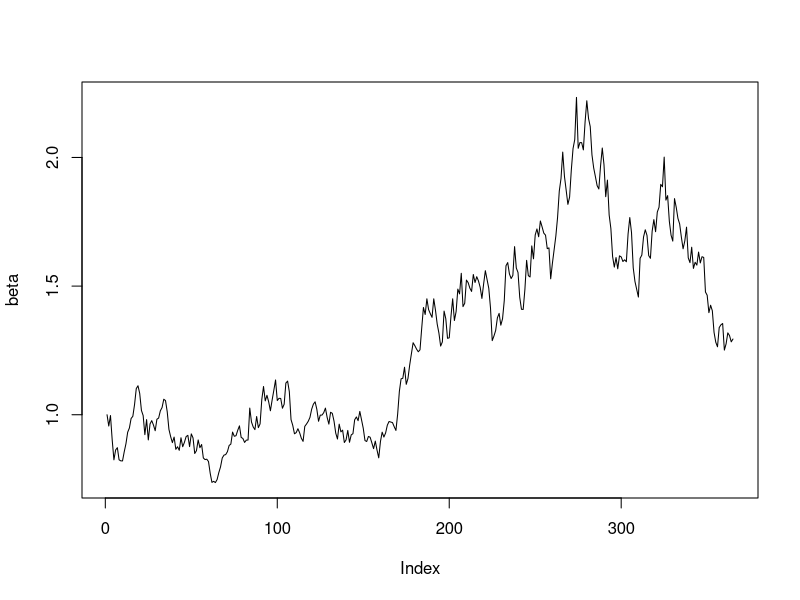
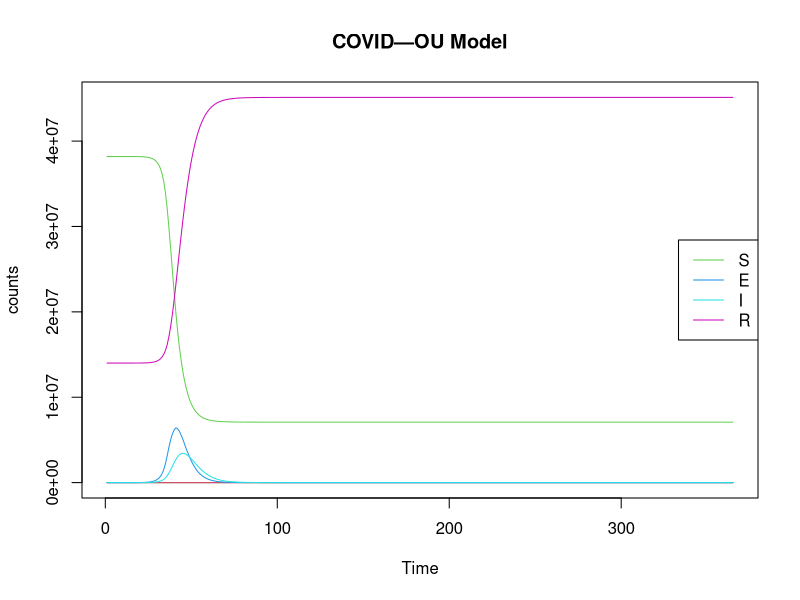
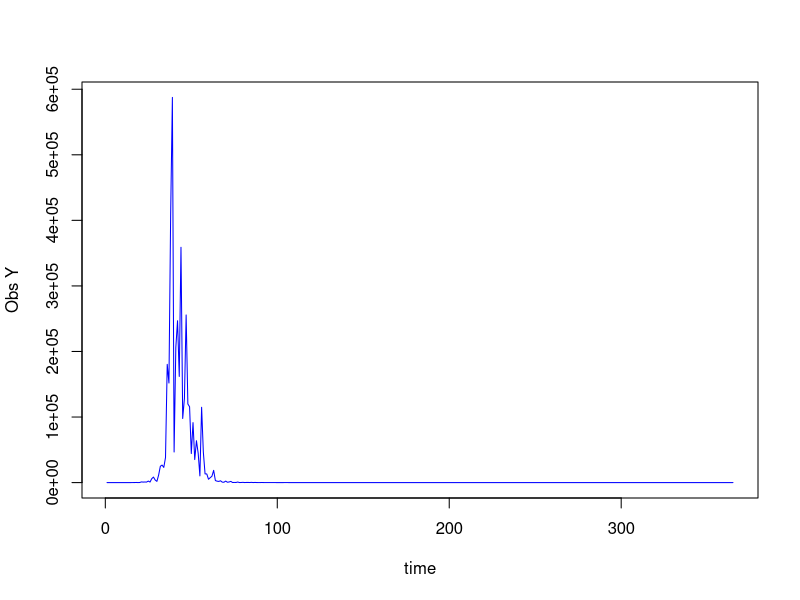

Here is the R script that generated these plots, in order:
rm(list=ls())
require(deSolve)
set.seed(001213)   #random seed 0012 00122 00124 00129 001211 001213 1215 1216 1219 1222
times <- 1:365     #1224
N=52196381
sigma <- 0.4
## first, simulate a set of random deviates
e <- rnorm(n = length(times) - 1, sd = sqrt(0.01))
## now compute their cumulative sum
e <- c(0, cumsum(e))


beta<- exp(sigma*e)
plot(beta,type='l')
write.csv(beta,"simulatecovidbeta.csv")


#Main ODE Model
Covid_OU <- function(time, current_state, params){
  
  with(as.list(c(current_state, params)),{
    
    N <- S+E+I+R
    dt <- 1
    dS <- -beta[t]*S*(E+0.1*I)/N
    dE <- beta[t]*S*(E+0.1*I)/N - E*(1/k+1/gamma)
    dI <- E/k-I*(1/gamma+0.0087)
    dR <- (I+E)/gamma+0.0087*I
    
    return(list(c( dt, dS, dE, dI, dR)))
  })
}
params <- c(k=7, gamma=5)   #Trial: k=5 & gamma=5; k=7 & gamma=5

library('truncnorm')
R0 <- rtruncnorm(1, a=0, b=1, mean = 0.15, sd = 0.15)
E0 <-runif(1,-16, -9)
I0 <-runif(1,-16, -9)
#x <-runif(1, -5,2)
S <- N
R <- R0*S
S <- S - R

E <- exp(E0 + log(S))
S <- S - E
I <- exp(I0 + log(S))
S <- S - I

initial_state<- c(t=1, S=S, E=E, I=I, R=R)
#initial_state <- c(t=1,S=52196380, E=1, I=0, R=0)
model4 <- ode(initial_state, times, Covid_OU, params)

summary(model4)

matplot(model4, type="l", lty=1, main="COVID—OU Model",ylab="counts", xlab="Time")
legend <- colnames(model4)[3:6]
legend("right", legend=legend, col=3:6, lty = 1)
Z1 <-model4[,4]/7

tau1 <- 0.8#runif(1,0,1)
Y1 <-vector(length = 365)
for (i in 1:365){
  #Y1[i]<- rlnorm(1,log(Z1[i,]/5),tau1)
  Y1[i]<- rlnorm(1,log(Z1[i]/5),tau1)
}
plot(Y1,type='l',ylab="Obs Y",xlab="time",col="blue")
write.csv(Y1,"Covidbm_Y1.csv")
write.csv(model4,"Covidbm1.csv")
